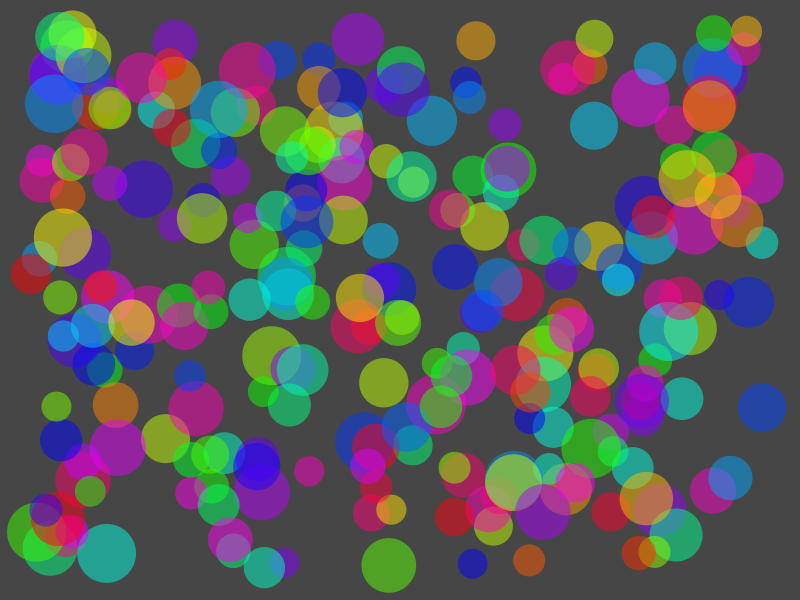
Frame 1 (no input)
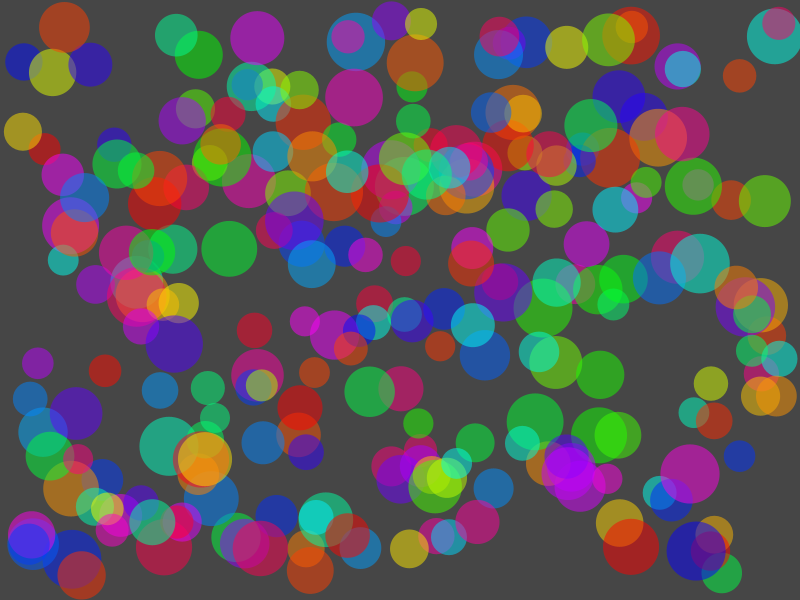
Frame 60 (the mouse pressed at the canvas centre just before this capture)
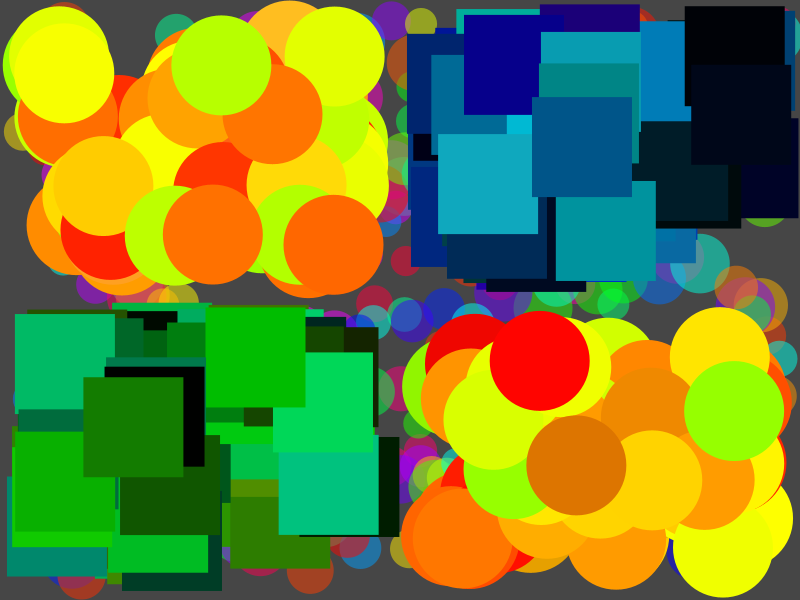
Frame 120 (the mouse held since frame 60 and released just before this capture)

The Processing sketch that drew these frames (run headless with seeded random() and noise(); from frame 60 on, the mouse is pressed at the canvas centre):

// Processing sketch: Things_That_Are_Going_Places__Madd_Circles_
// ── Things_That_Are_Going_Places__Madd_Circles_.pde
boolean clickety;
int ballCount=250;
int szc;
float[] x= new float [ballCount];
float[] y= new float [ballCount];
float[] xc= new float [ballCount];
float[] yc= new float [ballCount];
float[] sz= new float [ballCount];
float[] clr= new float [ballCount];
void setup() {
  size(800, 600);
  colorMode(HSB, 360, 100, 100, 100);
  for (int i=0; i<ballCount; i++) {
    x[i]=random(30, width-30);
    y[i]=random(30, height-30);
    xc[i]=random(-5, 5);
    yc[i]=random(-5, 5);
    sz[i]=random(30, 60);
    clr[i]=random(360);
  }
  szc=1;
  noStroke();
  clickety=true;
}

void draw() {

  if (clickety) {
    background(100);
    for (int i=0; i<x.length; i++) {
      clr[i]++;
      if (clr[i]>360) {
        clr[i]=0;
      }
      fill(clr[i], 100, 100, 50);
      ellipse(x[i], y[i], sz[i], sz[i]);
      x[i]+=xc[i];
      y[i]+=yc[i];
      //    sz[i]+=szc;
      //    if (sz[i]>150||sz[i]<10) {
      //      szc*=-1;
      //    }
      if (x[i]+sz[i]/2>width || x[i]-sz[i]/2 < 0) {
        xc[i]*=-1;
      }
      if (y[i]+sz[i]/2>height || y[i]-sz[i]/2 < 0) {
        yc[i]*=-1;
      }
    }
  } else {
    noStroke();
    fill(random(0, 85), random(86, 170), random(171, 255));
    ellipse(random(50, (width/2)-50), random(50, (height/2)-50), 100, 100);

    fill(random(170, 255), random(85, 171), random(0, 85));
    rect(random(width/2, width-100), random((height/2)-100), 100, 100);

    fill(random(0, 85), random(171, 255), random(86, 170));
    ellipse(random((width/2)+50, width-50), random((height/2)+50, height-50), 100, 100);

    fill(random(85, 170), random(176, 255), random(0, 85));
    rect(random((width/2)-100), random((height/2), height-100), 100, 100);
  }
}

void mousePressed() {
  clickety=!clickety;
}
